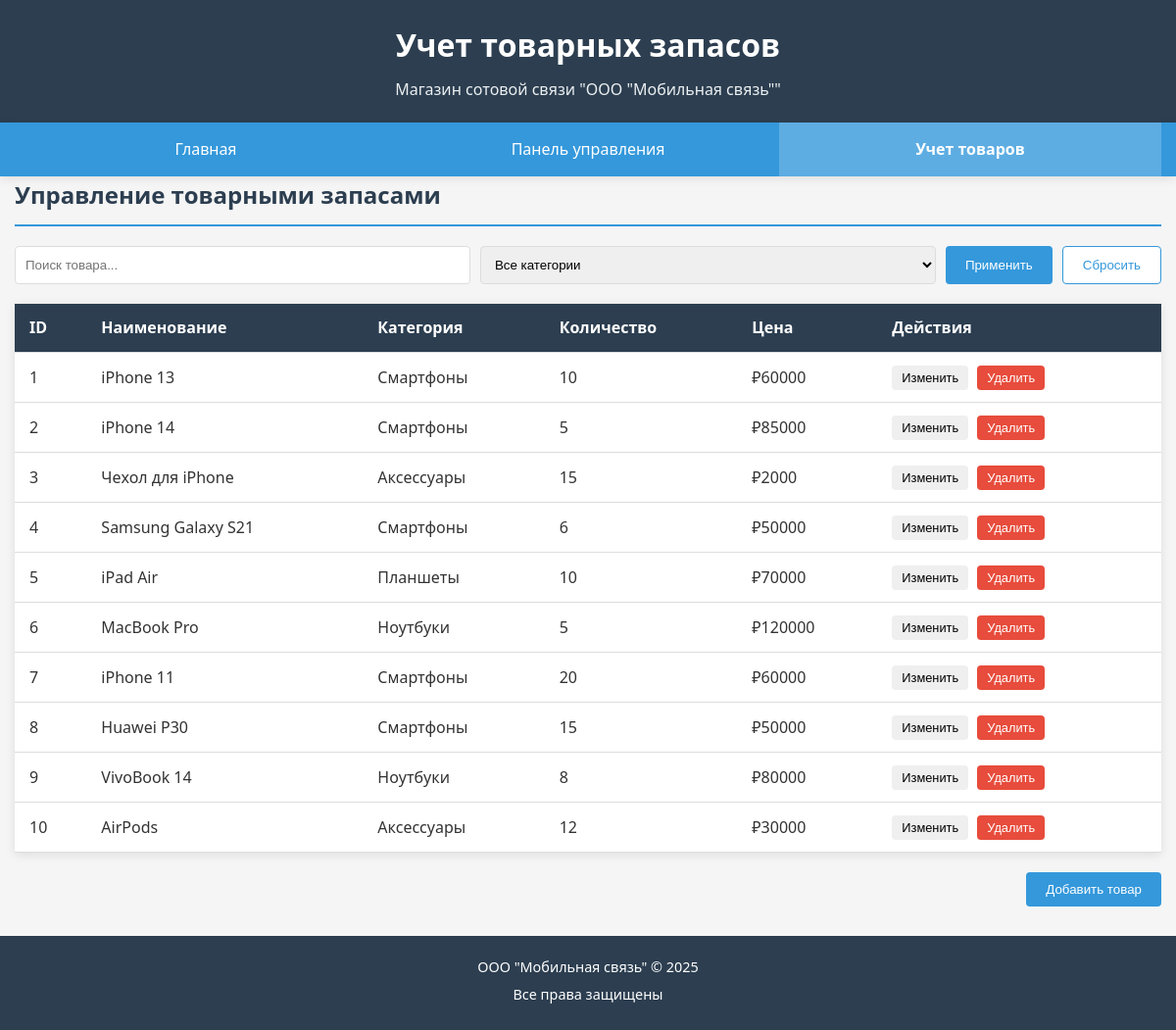
The app's page /inventory/, older data.
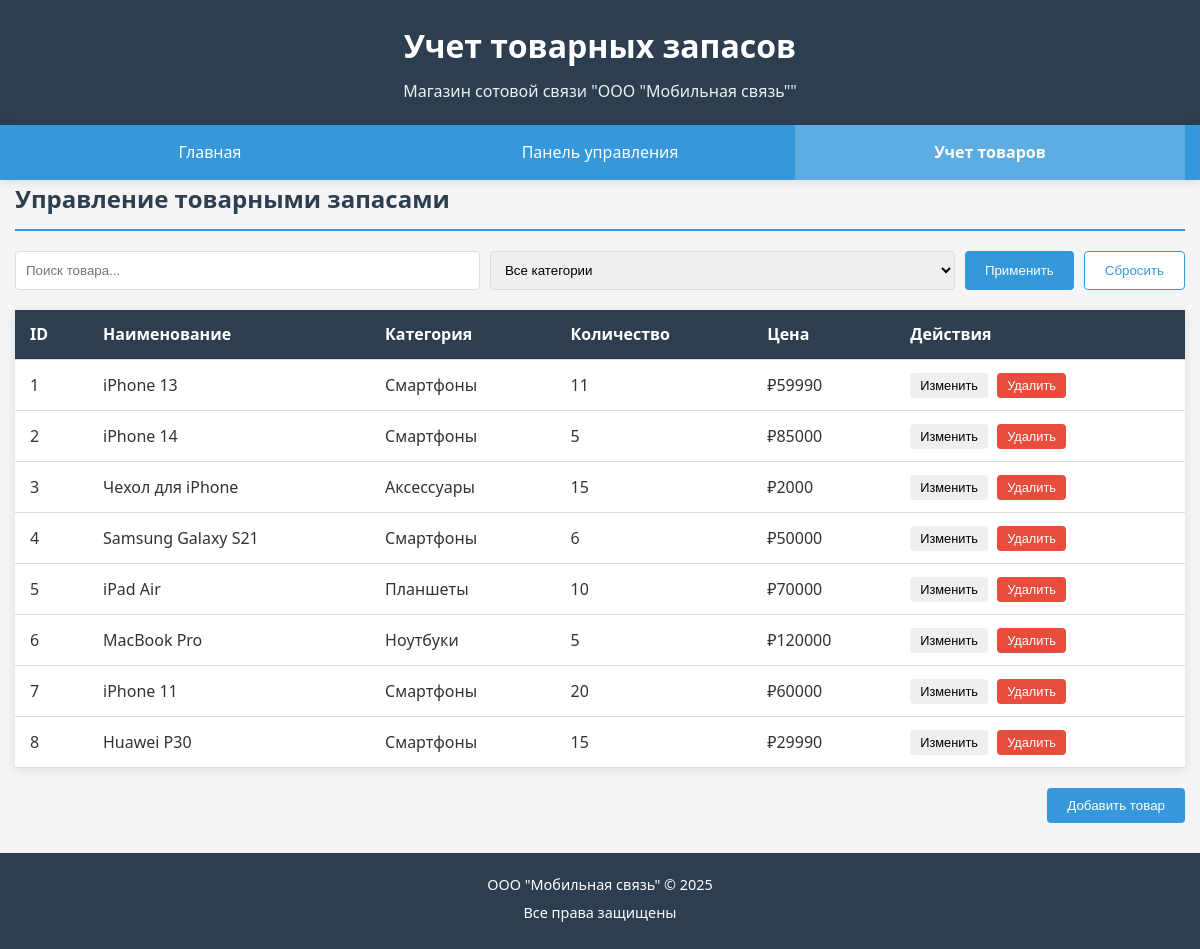
The same page, newer data.
### mobile_store/models.py (models this page shows, shortened)
class Product(models.Model):
    name = models.CharField(max_length=255, unique=True)
    category = models.CharField(max_length=100)
    quantity = models.IntegerField()
    price = models.IntegerField()
    class Meta:
        pass

### mobile_store/views.py (the view)
# urls.py: path('inventory/', views.inventory, name='inventory'),
def inventory(request, category_id=0):
    context = get_base_context()
    context["active_page"] = "inventory"
    context["current_category"] = category_id
    categories = list(Product.objects.values("category").distinct())
    categories.insert(0, {'id': 0, 'category': 'Все категории'})
    if category_id == 0:
        products = Product.objects.all()  # Все товары
    else:
        selected_category = categories[category_id]['category']
        products = Product.objects.filter(category=selected_category)
    context["products"] = products
    return render(request, "mobile_store/inventory.html", context)

### mobile_store/templatetags/mobile_store_tags.py (called while the page is built)
@register.inclusion_tag('mobile_store/category_select.html')
def filter_bars(current_category):
    bars = list(Product.objects.values("category").distinct())
    bars.insert(0, {'id': 0, 'category': 'Все категории'})
    bars_with_id = [{'id': idx, 'category': item['category']} for idx, item in enumerate(bars)]
    data = {
        'bars': bars_with_id,
        'current_category': current_category
    }
    return data

### mobile_store/views.py (called while the page is built)
def get_base_context():
    return {
        "company": "ООО \"Мобильная связь\"",
    }

### mobile_store/templates/mobile_store/inventory.html (shortened to what this page needs)
{% extends "base.html" %}
{% load mobile_store_tags %}
{% block header_title %}Учет товарных запасов{% endblock %}
{% block header_subtitle %}Магазин сотовой связи "ООО "Мобильная связь""{% endblock %}
{% block content %}
    <section class="inventory-controls">
        <h2>Управление товарными запасами</h2>
        <div class="filter-bar">
            <input type="text" placeholder="Поиск товара..." id="search-input">
             {% filter_bars current_category %}
            <button class="primary-btn" onclick="applyFilter()">Применить</button>
            <button class="secondary-btn" onclick="resetFilter()">Сбросить</button>
        </div>
    </section>
    <section class="inventory-table">
        <table>
            <thead>
                <tr>
                    <th>ID</th>
                    <th>Наименование</th>
                    <th>Категория</th>
                    <th>Количество</th>
                    <th>Цена</th>
                    <th>Действия</th>
                </tr>
            </thead>
            <tbody>
                {% for product in products %}
                <tr>
                    <td>{{ product.id }}</td>
                    <td>{{ product.name }}</td>
                    <td>{{ product.category }}</td>
                    <td>{{ product.quantity }}</td>
                    <td>₽{{ product.price }}</td>
                    <td>
                        <button class="small-btn">Изменить</button>
                        <button class="small-btn danger">Удалить</button>
                    </td>
                </tr>
                {% endfor %}
            </tbody>
        </table>
        <div class="table-actions">
            <button class="primary-btn">Добавить товар</button>
        </div>
    </section>
{% endblock %}

### sitemobile/templates/base.html (shortened to what this page needs)
{% load static %}
<!DOCTYPE html>
<html lang="ru">
<head>
    <link type="text/css" rel="stylesheet" href="{% static "mobile_store/css/style.css" %}">
</head>
<body>
    <header>
        <div class="container">
            <h1>{% block header_title %}ООО "Мобильная связь"{% endblock %}</h1>
            <p>{% block header_subtitle %}{% endblock %}</p>
        </div>
    </header>
    <nav>
        <div class="container">
            <ul>
                <li class="{% if active_page == 'index' %}active{% endif %}">
                    <a href="{% url 'index' %}">Главная</a>
                </li>
                <li class="{% if active_page == 'dashboard' %}active{% endif %}">
                    <a href="{% url 'dashboard' %}">Панель управления</a>
                </li>
                <li class="{% if active_page == 'inventory' %}active{% endif %}">
                    <a href="{% url 'inventory' %}">Учет товаров</a>
                </li>
            </ul>
        </div>
    </nav>
    <main class="container">
        {% block content %}{% endblock %}
    </main>
    <footer>
        <div class="container">
            <p>ООО "Мобильная связь" © {% now "Y" %}</p>
            <p>Все права защищены</p>
        </div>
    </footer>
</body>
</html>

### mobile_store/templates/mobile_store/category_select.html
<select id="category-select">
    {% for bar in bars %}
    <option value="{{ bar.id }}" {% if bar.id == current_category %}selected{% endif %}>
        {{ bar.category }}
    </option>
    {% endfor %}
</select>

### mobile_store/static/mobile_store/CSS/style.css (style rules this page uses)
:root { --primary-color: #2c3e50; --secondary-color: #3498db; --accent-color: #e74c3c; --light-color: #ecf0f1; --dark-color: #2c3e50; --success-color: #27ae60; --warning-color: #f39c12; --danger-color: #e74c3c; --text-color: #333; --text-light: #7f8c8d; --border-radius: 4px; --box-shadow: 0 2px 10px rgba(0, 0, 0, 0.1); }
* { margin: 0; padding: 0; box-sizing: border-box; }
body { display: flex; flex-direction: column; min-height: 100vh; font-family: 'Segoe UI', Tahoma, Geneva, Verdana, sans-serif; line-height: 1.6; color: var(--text-color); background-color: #f5f5f5; }
.container { width: 100%; max-width: 1200px; margin: 0 auto; padding: 0 15px; }
header { background-color: var(--primary-color); color: white; padding: 20px 0; text-align: center; }
header h1 { font-size: 2rem; margin-bottom: 0.5rem; }
header p { color: var(--light-color); font-size: 1rem; }
nav { background-color: var(--secondary-color); box-shadow: var(--box-shadow); }
nav ul { display: flex; list-style: none; }
nav li { flex: 1; }
nav a { display: block; color: white; text-align: center; padding: 15px; text-decoration: none; transition: background-color 0.3s; }
nav .active a { background-color: rgba(255, 255, 255, 0.2); font-weight: bold; }
main { flex-grow: 1; padding: 30px 0; }
h2 { margin-bottom: 20px; color: var(--primary-color); font-size: 1.5rem; border-bottom: 2px solid var(--secondary-color); padding-bottom: 10px; }
.filter-bar { display: flex; gap: 10px; margin-bottom: 20px; flex-wrap: wrap; }
.filter-bar input, .filter-bar select { padding: 10px; border: 1px solid #ddd; border-radius: var(--border-radius); flex: 1; min-width: 150px; }
.primary-btn { padding: 10px 20px; background: var(--secondary-color); color: white; border: none; border-radius: var(--border-radius); cursor: pointer; transition: background-color 0.3s; }
.secondary-btn { padding: 10px 20px; background: white; color: var(--secondary-color); border: 1px solid var(--secondary-color); border-radius: var(--border-radius); cursor: pointer; transition: all 0.3s; }
table { width: 100%; border-collapse: collapse; margin-bottom: 20px; background: white; box-shadow: var(--box-shadow); }
th, td { padding: 12px 15px; text-align: left; border-bottom: 1px solid #ddd; }
th { background-color: var(--primary-color); color: white; }
.small-btn { padding: 5px 10px; margin-right: 5px; font-size: 0.8rem; border: none; border-radius: var(--border-radius); cursor: pointer; }
.danger { background-color: var(--danger-color); color: white; }
.table-actions { display: flex; justify-content: flex-end; gap: 10px; margin-top: 20px; }
footer { background-color: var(--dark-color); color: white; text-align: center; padding: 20px 0; margin-top: 30px; }
footer p { margin-bottom: 5px; font-size: 0.9rem; }

Row changes from the older to the newer data that the page shows:
removed Product: id "9", name "VivoBook 14", category "Ноутбуки", quantity "8", price "80000"
removed Product: id "10", name "AirPods", category "Аксессуары", quantity "12", price "30000"
changed Product "iPhone 13": quantity "10" → "11"; price "60000" → "59990"
changed Product "Huawei P30": price "50000" → "29990"
